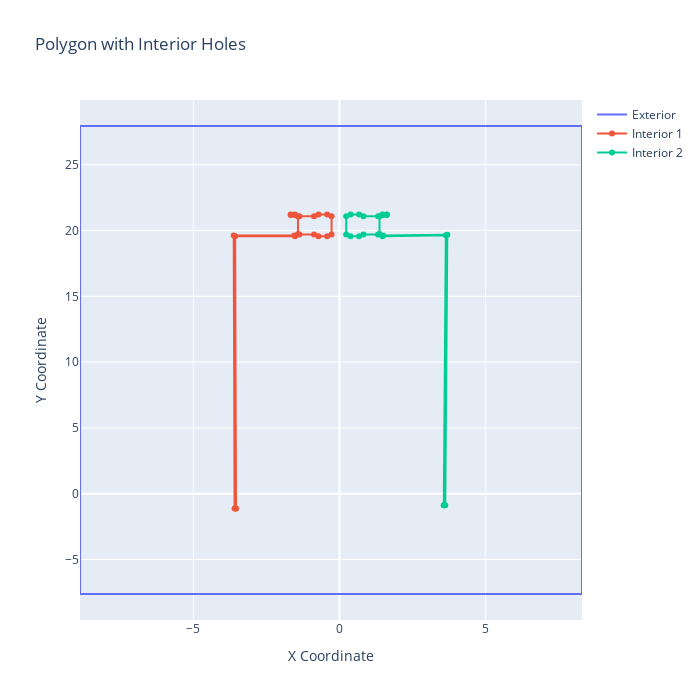

Write notebook code for a chart like this one.
### Code cell
import shapely.wkt
import plotly.graph_objects as go
from shapely.wkt import loads as from_wkt

# Parse the WKT polygon
geometry2 = from_wkt(
    "POLYGON ((-8.88 -7.63, 8.3 -7.63, 8.3 27.95, -8.88 27.95, -8.88 -7.63), (-3.54 -1.13, -3.57 19.57, -1.52 19.57, -1.37 19.71,  -0.87 19.71, -0.72 19.57, -0.42 19.57, -0.27 19.71, -0.27 21.09, -0.42 21.23, -0.72 21.23, -0.87 21.09, -1.37 21.09, -1.52 21.23, -1.67 21.23, -1.67 21.18, -1.545 21.18, -1.4200000000000002 21.065, -1.4200000000000002 19.735, -1.545 19.62, -3.6199999999999997 19.62, -3.59 -1.13, -3.54 -1.13), (3.57 -0.89, 3.64 19.64, 1.47 19.57, 1.32 19.71, 0.82 19.71, 0.67 19.57, 0.38 19.57, 0.23 19.71, 0.23 21.09, 0.38 21.23, 0.67 21.23, 0.82 21.09, 1.32 21.09, 1.47 21.23, 1.62 21.23, 1.62 21.18, 1.4949999999999999 21.18, 1.37 21.065, 1.37 19.735, 1.4949999999999999 19.62, 3.69 19.69, 3.6199999999999997 -0.89, 3.57 -0.89))"
)


# Extract exterior coordinates
exterior_x, exterior_y = geometry2.exterior.xy

# Extract interior coordinates (holes)
interiors = [list(interior.coords.xy) for interior in geometry2.interiors]
exterior_x = list(geometry2.exterior.xy[0])
exterior_y = list(geometry2.exterior.xy[1])

# Extract interior coordinates (holes) as lists
interiors = [
    (list(interior.xy[0]), list(interior.xy[1])) for interior in geometry2.interiors
]

# Create the figure
fig = go.Figure()

# Plot exterior
fig.add_trace(go.Scatter(x=exterior_x, y=exterior_y, mode="lines", name="Exterior"))

# Plot interiors (holes)
for i, (x, y) in enumerate(interiors):
    fig.add_trace(go.Scatter(x=x, y=y, mode="lines+markers", name=f"Interior {i+1}"))
    print(f"Interior {i+1}. {x = }, {y = }")



# fig.add_trace(go.Scatter(x=combined_x, y=combined_y, mode='lines+markers', fill='toself', name='Combined Polygon'))

# Update layout
fig.update_layout(
    title="Polygon with Interior Holes",
    xaxis_title="X Coordinate",
    yaxis_title="Y Coordinate",
    showlegend=True,
    width=700,
    height=700,
)

fig.show()

### Figure 1 — Plotly figure (JSON) as saved in the notebook; plotly's stock layout.template omitted (floating-point values rounded to 4 significant figures)
{"data": [{"mode": "lines", "name": "Exterior", "type": "scatter", "x": [-8.88, 8.3, 8.3, -8.88, -8.88], "y": [-7.63, -7.63, 27.95, 27.95, -7.63]}, {"mode": "lines+markers", "name": "Interior 1", "type": "scatter", "x": [-3.54, -3.57, -1.52, -1.37, -0.87, -0.72, -0.42, -0.27, -0.27, -0.42, -0.72, -0.87, -1.37, -1.52, -1.67, -1.67, -1.545, -1.42, -1.42, -1.545, -3.62, -3.59, -3.54], "y": [-1.13, 19.57, 19.57, 19.71, 19.71, 19.57, 19.57, 19.71, 21.09, 21.23, 21.23, 21.09, 21.09, 21.23, 21.23, 21.18, 21.18, 21.07, 19.73, 19.62, 19.62, -1.13, -1.13]}, {"mode": "lines+markers", "name": "Interior 2", "type": "scatter", "x": [3.57, 3.64, 1.47, 1.32, 0.82, 0.67, 0.38, 0.23, 0.23, 0.38, 0.67, 0.82, 1.32, 1.47, 1.62, 1.62, 1.495, 1.37, 1.37, 1.495, 3.69, 3.62, 3.57], "y": [-0.89, 19.64, 19.57, 19.71, 19.71, 19.57, 19.57, 19.71, 21.09, 21.23, 21.23, 21.09, 21.09, 21.23, 21.23, 21.18, 21.18, 21.07, 19.73, 19.62, 19.69, -0.89, -0.89]}], "layout": {"height": 700, "showlegend": true, "title": {"text": "Polygon with Interior Holes"}, "width": 700, "xaxis": {"title": {"text": "X Coordinate"}}, "yaxis": {"title": {"text": "Y Coordinate"}}}}
